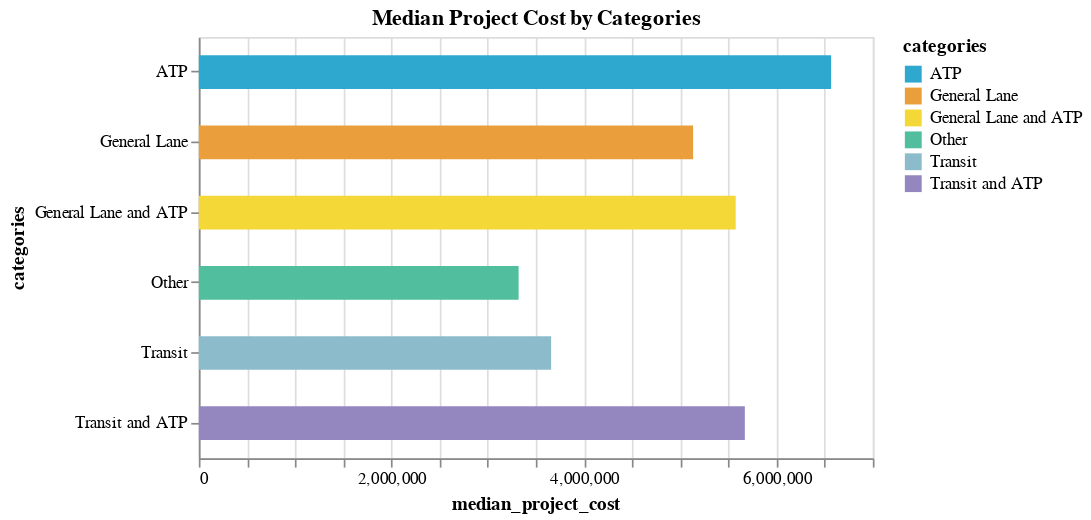

The cell this chart's notebook holds for it:
### Code cell
create_chart(df = agg1,  
             column = "median_project_cost")

### Figure 1 — Vega-Lite specification as saved in the notebook (floating-point values rounded to 4 significant figures)
{"config": {"view": {"continuousWidth": 300, "continuousHeight": 300}}, "data": {"name": "data-a4e6a66201bef15f5bc4fc090f801e27"}, "mark": {"type": "bar", "size": 20}, "encoding": {"color": {"field": "categories", "scale": {"range": ["#2EA8CE", "#EB9F3C", "#F4D837", "#51BF9D", "#8CBCCB", "#9487C0"]}, "type": "nominal"}, "tooltip": [{"field": "categories", "type": "nominal"}, {"field": "median_score", "type": "quantitative"}, {"field": "median_project_cost", "type": "quantitative"}, {"field": "total_projects", "type": "quantitative"}], "x": {"field": "median_project_cost", "type": "quantitative"}, "y": {"field": "categories", "type": "nominal"}}, "height": 250, "title": "Median Project Cost by Categories", "width": 400, "$schema": "https://vega.github.io/schema/vega-lite/v5.14.1.json", "datasets": {"data-a4e6a66201bef15f5bc4fc090f801e27": [{"categories": "ATP", "median_score": 68.0, "median_project_cost": 6567000.0, "total_projects": 11}, {"categories": "General Lane", "median_score": 78.0, "median_project_cost": 5133000.0, "total_projects": 7}, {"categories": "General Lane and ATP", "median_score": 71.0, "median_project_cost": 5576000.0, "total_projects": 2}, {"categories": "Other", "median_score": 66.0, "median_project_cost": 3321000.0, "total_projects": 15}, {"categories": "Transit", "median_score": 75.0, "median_project_cost": 3659000.0, "total_projects": 8}, {"categories": "Transit and ATP", "median_score": 63.0, "median_project_cost": 5671000.0, "total_projects": 1}]}}
